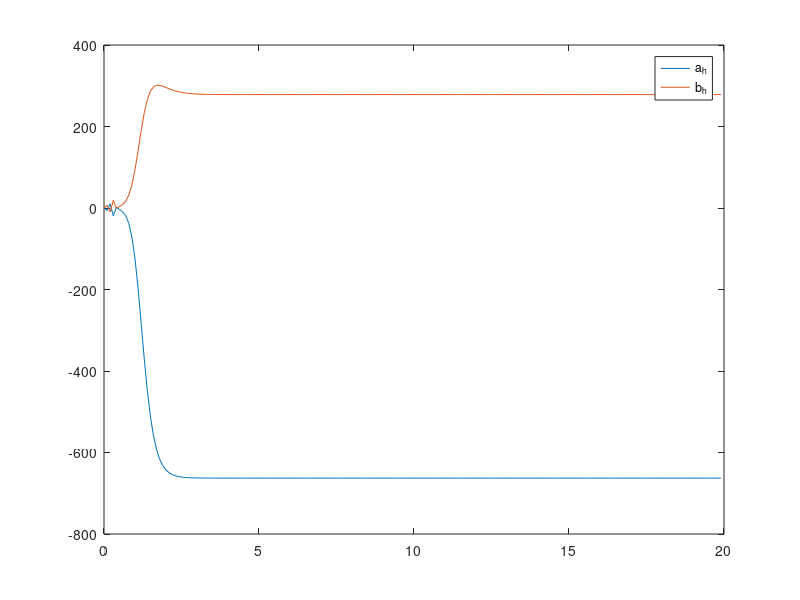

MATLAB code for this plot:
%% system 
a= 2
b= 2
U = 0
V = 0

a_hat(1) = 0
b_hat(1) = 0
gamma1 = 0.5
gamma2 = 0.5
E(1) = 0

iteration_number = 200
T=0.1 
x1(1) = 2
x2(1) = 0
U(1)=0
% X(:,1) = [x10;x20]
for i=2:1:iteration_number
    U(i) = 1/(b+1) * (-a*x1(i-1)^2-(x2(i-1)+sin(x1(i-1)))*(cos(x1(i-1))+3)-2*x1(i-1)) + V
    %% system iteration 
    x1(i) = x1(i-1) + T*(x2(i-1)+sin(x1(i-1)))
    x2(i) = x2(i-1) + T*(a*x1(i-1)^2+(1+b)*U(i))
    y = x1(i)
%     %% AAP : finding the error
    yi = a*x1(i)^2+(1+b)*U(i)
    yi_hat = a_hat(i-1) *x1(i)^2 + b_hat(i-1)*x2(i)^2
    E(i) =  0.5*( yi-yi_hat)
%     %% update the parameters
    a_hat(i) = a_hat(i-1) + gamma1*E(i)*x1(i)^2
    b_hat(i) = b_hat(i-1) + gamma2*E(i)*U(i)
    
end
t=0:T:T*(iteration_number-1);
% plot(t,x1)
% hold on 
% plot(t,x2)
% plot(t,E,'r')
plot(t,a_hat)
hold on 
plot(t,b_hat)
legend('a_h','b_h')
% plot(t,x1)
% hold on 
% plot(t,x2)
% legend('x1','x2')